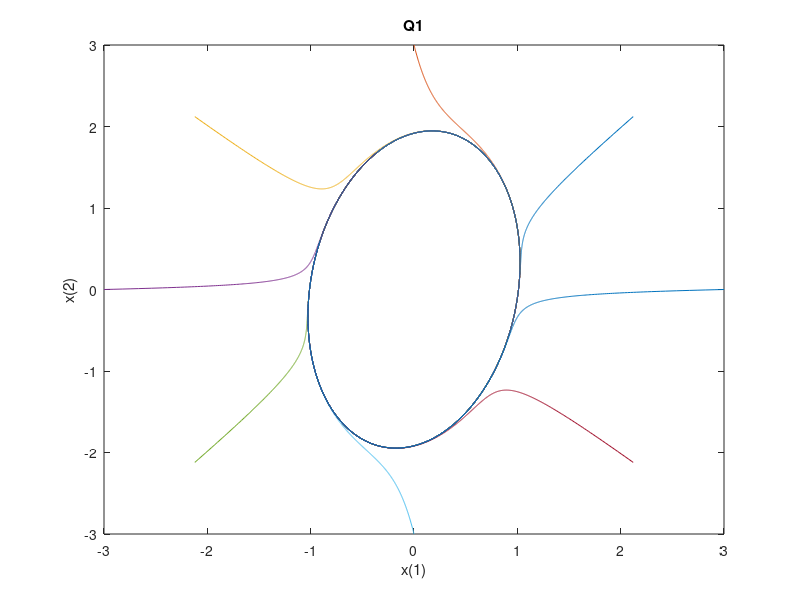

The MATLAB source for this figure:
clear;clc;
num=8;
for j=1:num
    theta=j*(2*pi/num);
    x1array(1)=real(3*exp(1i*theta)); 
    x2array(1)=imag(3*exp(1i*theta));

    for i=1:10000
        x(1)=x1array(i); x(2)=x2array(i);
        x1dot=x(2)-(4*x(1)*x(1)+x(2)*x(2)-4)*x(1);
        x2dot=-x(1)-(4*x(1)*x(1)+x(2)*x(2)-4)*x(2);
        x1array(i+1)=x(1)+x1dot*0.001;
        x2array(i+1)=x(2)+x2dot*0.001;
    end

    xlabel('x(1)');
    ylabel('x(2)');
    plot(x1array,x2array);
    title('Q1');
    hold on;
end
